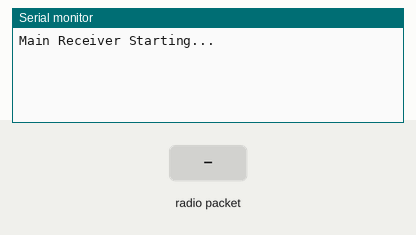
Recording of a sketch running on a simulated Arduino Uno, built with avr-gcc and run on an emulated ATmega328P. Shown: the last lines printed to the serial monitor. The test bench sets the inputs (shaded band). No radio packets arrive unless stated.

Above: at 1.2 s.
1.3 s: radio packet "1" arrives
At 2.5 s:
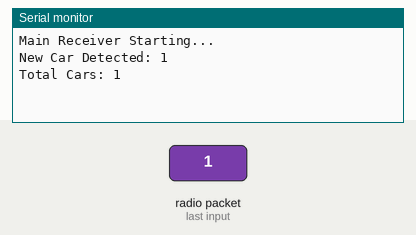
2.8 s: radio packet "1" arrives
At 3.8 s:
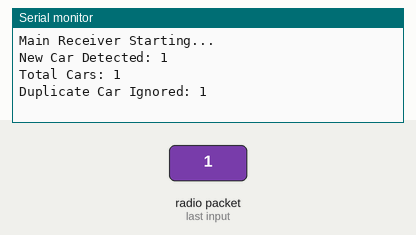
4.3 s: radio packet "0" arrives
At 5.0 s:
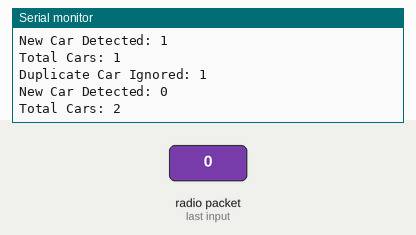
5.8 s: radio packet "2" arrives
At 6.1 s:
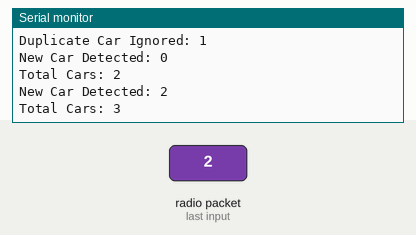

Measured:
- after the input at 1.3 s, the serial monitor: prints a new line at once (image 1)
- after the input at 2.8 s, the serial monitor: prints a new line at once (image 2)
- after the input at 4.3 s, the serial monitor: prints a new line at once (image 3)
- after the input at 5.8 s, the serial monitor: prints a new line at once (image 4)

The sketch:

main_reciever.ino
```cpp
#include <SPI.h>
#include <RF24.h>

RF24 radio(4, 5);
const byte address[6] = "00001";

unsigned long carCount = 0;
String carList[200];   // تخزين 200 سيارة كحد أقصى
int indexCars = 0;

bool isNewCar(String id) {
  for (int i = 0; i < indexCars; i++) {
    if (carList[i] == id) return false;
  }
  return true;
}

void setup() {
  Serial.begin(115200);
  Serial.println("Main Receiver Starting...");

  if (!radio.begin()) {
    Serial.println("Radio hardware NOT responding!");
    while (1);
  }

  radio.setPALevel(RF24_PA_LOW);
  radio.openReadingPipe(0, address);
  radio.startListening();
}

void loop() {
  if (radio.available()) {
    char txt[32];
    radio.read(&txt, sizeof(txt));
    String receivedID = String(txt);

    // تنظيف ID من أي garbage
    receivedID.trim();

    if (isNewCar(receivedID)) {
      carList[indexCars++] = receivedID;
      carCount++;

      Serial.print("New Car Detected: ");
      Serial.println(receivedID);

      Serial.print("Total Cars: ");
      Serial.println(carCount);
    } else {
      Serial.print("Duplicate Car Ignored: ");
      Serial.println(receivedID);
    }
  }
}
```
